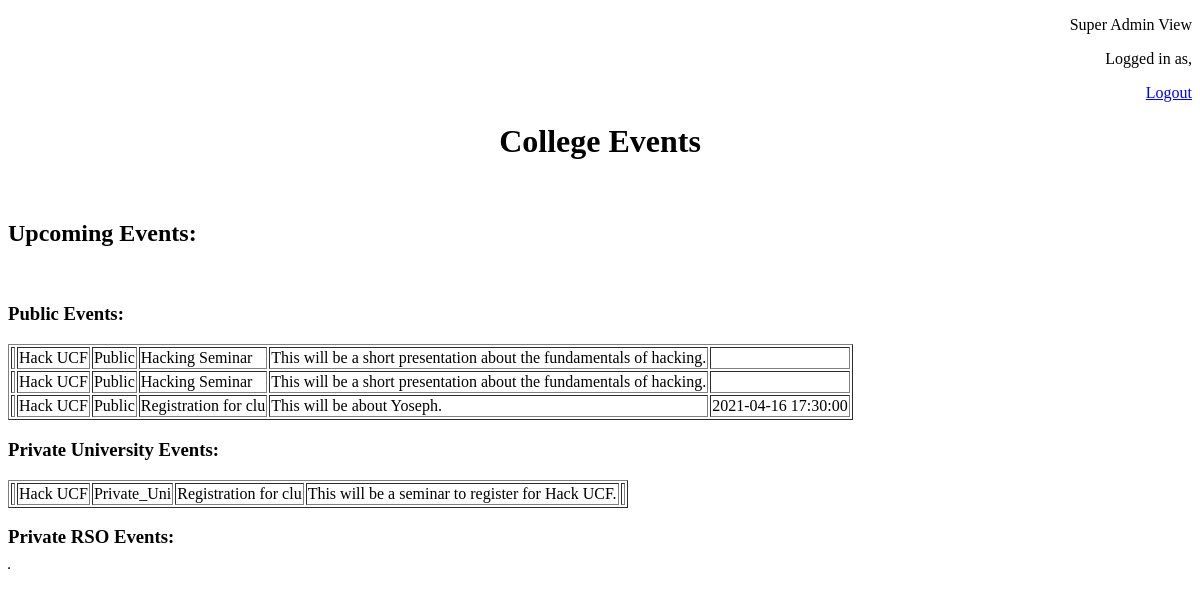
/PHP-Files/super-admin-index.php (signed in), run on an earlier commit of the app's database.
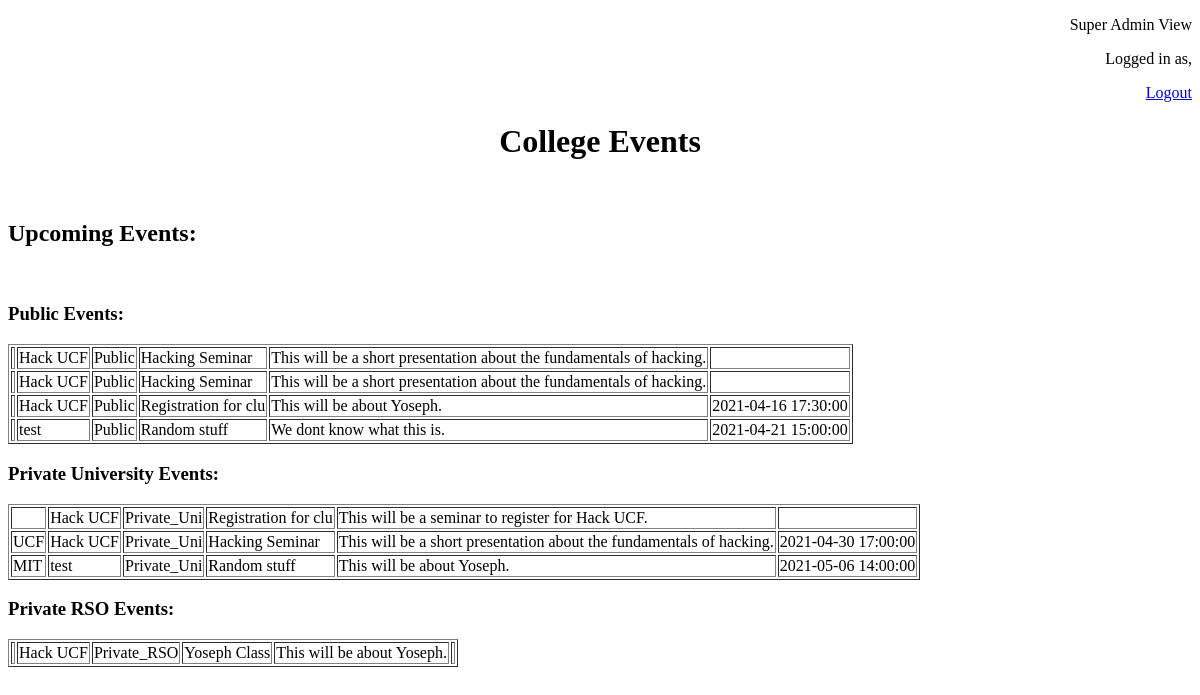
And on a later commit of the database.
### tables this page shows
CREATE TABLE `events` (
  `event_id` int(11) NOT NULL,
  `location_id` int(11) NOT NULL,
  `event_name` varchar(20) NOT NULL,
  `start_date_time` datetime DEFAULT NULL,
  `event_description` text NOT NULL,
  `event_type` set('Public','Private_Uni','Private_RSO','') NOT NULL,
  `rso_name` varchar(30) NOT NULL,
  `university_name` varchar(30) NOT NULL
);

### PHP-Files/functions.php (called while the page is built, shortened)
<?php
function check_login($con)
{
	if(isset($_SESSION['student_id']))
	{
		$id = $_SESSION['student_id'];
		$query = "select * from students where student_id = '$id' limit 1";
		$result = mysqli_query($con,$query);
		if($result && mysqli_num_rows($result) > 0)
		{
			$user_data = mysqli_fetch_assoc($result);
			return $user_data;
		}
	}else if(isset($_SESSION['rso_id']))
	{
		$id = $_SESSION['rso_id'];
		$query = "select * from admin where rso_id = '$id' limit 1";
		$result = mysqli_query($con,$query);
		if($result && mysqli_num_rows($result) > 0)
		{
			$user_data = mysqli_fetch_assoc($result);
			return $user_data;
		}
	}else if(isset($_SESSION['super_admin_id']))
	{
		$id = $_SESSION['super_admin_id'];
		$query = "select * from new_super_admin where super_admin_id = '$id' limit 1";
		$result = mysqli_query($con,$query);
		if($result && mysqli_num_rows($result) > 0)
		{
			$user_data = mysqli_fetch_assoc($result);
			return $user_data;
		}
	}
	die;
}
function load_events($con)
{
	$query = "select * from events";
	$result = mysqli_query($con,$query);
	return $result;
}

### PHP-Files/super-admin-index.php (the view, shortened to what this page needs)
<?php
	include("connection.php");
	include("functions.php");
	$user_data = check_login($con);
	$event_data = load_events($con);
?>
<!DOCTYPE html>
<html>
<head>
</head>
<body>
	<div style="text-align:right">
	<p>Super Admin View</p>
	<p>Logged in as, <?php echo $user_data['university_name'] ?? ""; ?></p>
	<a href="logout.php">Logout</a>
	</div>
	<h1 style="text-align:center">College Events</h1>
	<br>
	<h2>Upcoming Events:</h2><br>
	<h3>Public Events:</h3>
	<p><?php
	echo "<table border ='1px'>";
	while($event = mysqli_fetch_array($event_data))
	{
		if($event['event_type'] == 'Public')
		{
			echo "<tr>";
			echo "<td> {$event['university_name']} </td>";
			echo "<td> {$event['rso_name']} </td>";
			echo "<td> {$event['event_type']} </td>";
			echo "<td> {$event['event_name']} </td>";
			echo "<td> {$event['event_description']} </td>";
			echo "<td> {$event['start_date_time']} </td>";
			echo "</tr>";
		}
	}
	echo "</table>"; ?></p>
	<h3>Private University Events:</h3>
	<p><?php echo "<table border ='1px'>";
	$event_data = load_events($con);
	while($event = mysqli_fetch_array($event_data))
	{
		if($event['event_type'] == 'Private_Uni')
		{
			echo "<tr>";
			echo "<td> {$event['university_name']} </td>";
			echo "<td> {$event['rso_name']} </td>";
			echo "<td> {$event['event_type']} </td>";
			echo "<td> {$event['event_name']} </td>";
			echo "<td> {$event['event_description']} </td>";
			echo "<td> {$event['start_date_time']} </td>";
			echo "</tr>";
		}
	}
	echo "</table>"; ?></p>
	<h3>Private RSO Events:</h3>
	<p><?php echo "<table border ='1px'>";
	$event_data = load_events($con);
	while($event = mysqli_fetch_array($event_data))
	{
		if($event['event_type'] == 'Private_RSO')
		{
			if($event['rso_name'] == $user_data['rso_name'])
			{
				echo "<tr>";
				echo "<td> {$event['university_name']} </td>";
				echo "<td> {$event['rso_name']} </td>";
				echo "<td> {$event['event_type']} </td>";
				echo "<td> {$event['event_name']} </td>";
				echo "<td> {$event['event_description']} </td>";
				echo "<td> {$event['start_date_time']} </td>";
				echo "</tr>";
			}
		}
	}
	echo "</table>"; ?></p>
</body>
</html>

What changed in the data, as far as the page shows it:
added events: rso_name "test", event_type "Public", event_name "Random stuff", event_description "We dont know what this is.", start_date_time "2021-04-21 15:00:00", shown under "Public Events:"
added events: university_name "UCF", rso_name "Hack UCF", event_type "Private_Uni", event_name "Hacking Seminar", event_description "This will be a short presentation about the fundamentals of hacking.", start_date_time "2021-04-30 17:00:00", shown under "Private University Events:"
added events: university_name "MIT", rso_name "test", event_type "Private_Uni", event_name "Random stuff", event_description "This will be about Yoseph.", start_date_time "2021-05-06 14:00:00", shown under "Private University Events:"
now on this page (row edited): events: rso_name "Hack UCF", event_type "Private_RSO", event_name "Yoseph Class", event_description "This will be about Yoseph.", shown under "Private RSO Events:"
